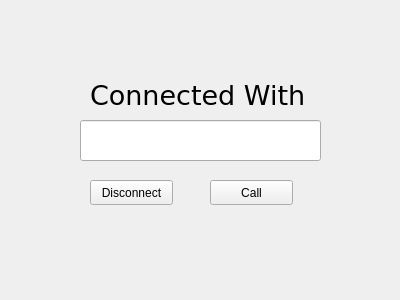
<?xml version="1.0" encoding="UTF-8"?>
<ui version="4.0">
 <class>babelCall</class>
 <widget class="QWidget" name="babelCall">
  <property name="geometry">
   <rect>
    <x>0</x>
    <y>0</y>
    <width>400</width>
    <height>300</height>
   </rect>
  </property>
  <property name="windowTitle">
   <string>CallWindow</string>
  </property>
  <widget class="QPushButton" name="disconnectButton">
   <property name="geometry">
    <rect>
     <x>90</x>
     <y>180</y>
     <width>83</width>
     <height>25</height>
    </rect>
   </property>
   <property name="text">
    <string>Disconnect</string>
   </property>
  </widget>
  <widget class="QLabel" name="connectedLabel">
   <property name="geometry">
    <rect>
     <x>90</x>
     <y>70</y>
     <width>221</width>
     <height>51</height>
    </rect>
   </property>
   <property name="font">
    <font>
     <family>DejaVu Sans</family>
     <pointsize>20</pointsize>
    </font>
   </property>
   <property name="text">
    <string>Connected With</string>
   </property>
  </widget>
  <widget class="QPushButton" name="callButton">
   <property name="geometry">
    <rect>
     <x>210</x>
     <y>180</y>
     <width>83</width>
     <height>25</height>
    </rect>
   </property>
   <property name="text">
    <string>Call</string>
   </property>
  </widget>
  <widget class="QLineEdit" name="ipText">
   <property name="geometry">
    <rect>
     <x>80</x>
     <y>120</y>
     <width>241</width>
     <height>41</height>
    </rect>
   </property>
  </widget>
 </widget>
 <resources/>
 <connections/>
</ui>
